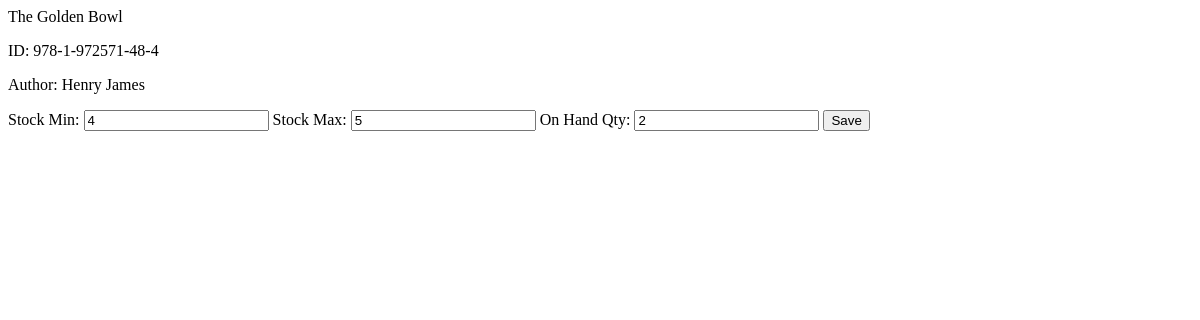
Before: /selected_inventory?bookId=978-1-972571-48-4 with the older database file.
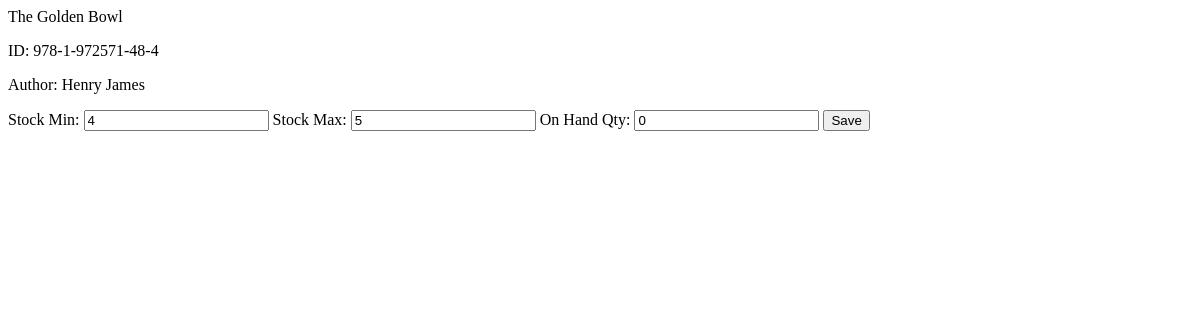
After: the same page with the newer database file.
### tables this page shows
CREATE TABLE "BookInventory" (
	"BookInfoID"	TEXT,
	"StockMin"	INTEGER,
	"StockMax"	INTEGER,
	"AisleLoc"	TEXT,
	"ShelfLoc"	INTEGER
, "OnHandQty"	INTEGER);

CREATE TABLE "BookInfo" (
	"Title"	TEXT NOT NULL,
	"Author"	TEXT,
	"ID"	NUMERIC,
	"Cost"	NUMERIC NOT NULL,
	"SalePrice"	NUMERIC NOT NULL,
	"ReleaseDate"	TEXT,
	PRIMARY KEY("ID")
);

### FlaskUpdate2.py (the view)
@app.route('/selected_inventory')
def selected_inventory():
    book_id = request.args.get('bookId')
    conn = connect_db()
    cursor = conn.cursor()
    query = "SELECT * FROM BookInfo INNER JOIN BookInventory ON BookInfo.ID = BookInventory.BookInfoID WHERE BookInfo.ID = ? OR BookInfo.Title LIKE ?"
    cursor.execute(query, (book_id, '%' + book_id + '%'))
    rows = cursor.fetchall()
    conn.close()
    return render_template('inventory_list.html', books=rows)

### FlaskUpdate2.py (called while the page is built)
def connect_db():
    logging.debug("Connecting to the Database")
    conn = sqlite3.connect('CTUTeamProject.db')
    conn.row_factory = sqlite3.Row  # This allows us to return rows as dictionaries
    return conn

### templates/inventory_list.html
{% for book in books %}
    <div class="inventory-item">
        <div class="book-title">{{ book.Title }}</div>
        <div class="book-details">
            <p>ID: {{ book.ID }}</p>
            <p>Author: {{ book.Author }}</p>
        </div>
        <div>
            <label for="stockMin-{{ book.ID }}">Stock Min:</label>
            <input type="number" id="stockMin-{{ book.ID }}" value="{{ book.StockMin }}">
            <label for="stockMax-{{ book.ID }}">Stock Max:</label>
            <input type="number" id="stockMax-{{ book.ID }}" value="{{ book.StockMax }}">
            <label for="onHandQty-{{ book.ID }}">On Hand Qty:</label>
            <input type="number" id="onHandQty-{{ book.ID }}" value="{{ book.OnHandQty }}">
            <button onclick="saveInventory('{{ book.ID }}')">Save</button>
        </div>
    </div>
{% endfor %}

Changed rows visible on the page:
changed BookInventory "The Golden Bowl": OnHandQty "2" → "0"
